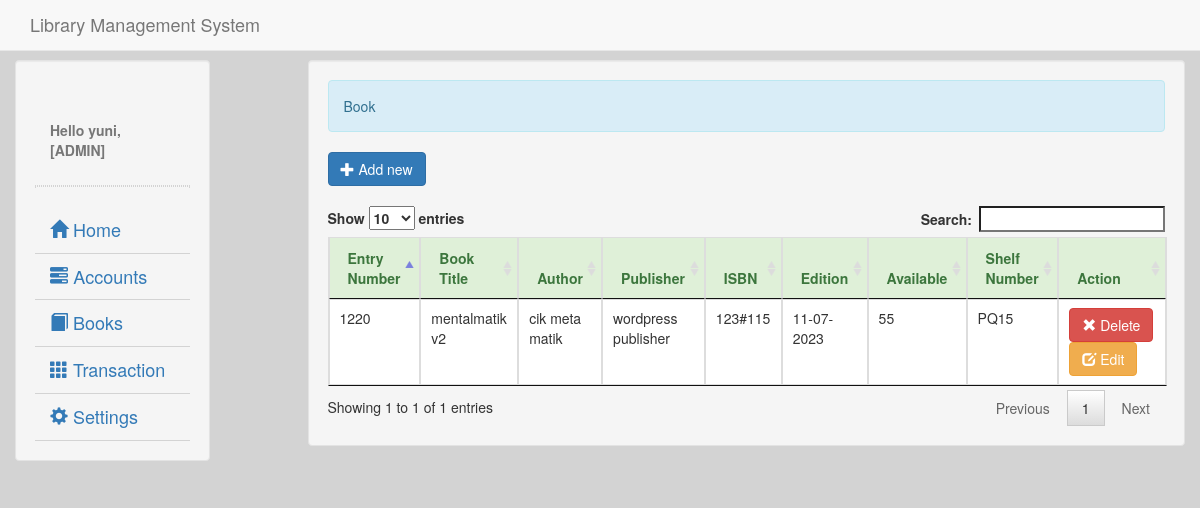
Page /book.php (signed in) on the committed database.
### tables this page shows
CREATE TABLE `book` (
  `book_id` int(11) NOT NULL,
  `entry_number` varchar(30) NOT NULL,
  `book_title` varchar(50) NOT NULL,
  `book_author` varchar(60) NOT NULL,
  `date_publish` varchar(25) NOT NULL,
  `book_publisher` varchar(100) NOT NULL,
  `book_isbn` varchar(50) NOT NULL,
  `book_shelf` varchar(50) NOT NULL,
  `qty` int(11) NOT NULL
);

### account.php (called while the page is built, shortened)
<?php
	require_once 'connect.php';
	$qadmin = $conn->query("SELECT * FROM `admin` WHERE `admin_id` = '$_SESSION[admin_id]'") or die(mysqli_error());
	$fadmin = $qadmin->fetch_array();
	$name = $fadmin['fullname'];
?>

### book.php (the view, shortened to what this page needs)
<!DOCTYPE html>
<?php
	require_once 'valid.php';
?>
<html lang = "eng">
	<head>
		<link rel = "stylesheet" type = "text/css" href = "css/bootstrap.css" />
		<link rel = "stylesheet" type = "text/css" href = "css/jquery.dataTables.css" />
	</head>
	<body style = "background-color:#d3d3d3;">
		<nav class = "navbar navbar-default navbar-fixed-top">
			<div class = "container-fluid">
				<div class = "navbar-header">
					<h4 class = "navbar-text navbar-right">Library Management System</h4>
				</div>
			</div>
		</nav>
		<div class = "container-fluid">
			<div class = "col-lg-2 well" style = "margin-top:60px;">
				<div class = "container-fluid" style = "word-wrap:break-word;">
					<br />
					<br />
					<label class = "text-muted"><?php require'account.php'; echo "Hello ".$name.", [ADMIN]";?></label>
				</div>
				<hr style = "border:1px dotted #d3d3d3;"/>
				<ul id = "menu" class = "nav menu">
					<li><a style = "font-size:18px; border-bottom:1px solid #d3d3d3;" href = "home.php"><i class = "glyphicon glyphicon-home"></i> Home</a></li>
					<li><a style = "font-size:18px; border-bottom:1px solid #d3d3d3;" href = ""><i class = "glyphicon glyphicon-tasks"></i> Accounts</a>
					</li>
					<li><a style = "font-size:18px; border-bottom:1px solid #d3d3d3;" href = "book.php"><i class = "glyphicon glyphicon-book"></i> Books</a></li>
					<li><a style = "font-size:18px; border-bottom:1px solid #d3d3d3;" href = ""><i class = "glyphicon glyphicon-th"></i> Transaction</a>
					</li>
					<li><a  style = "font-size:18px; border-bottom:1px solid #d3d3d3;" href = ""><i class = "glyphicon glyphicon-cog"></i> Settings</a>
					</li>
				</ul>
			</div>
			<div class = "col-lg-9 well" style = "margin-top:60px;">
				<div class = "alert alert-info">Book</div>
					<button id = "add_book" type = "button" class = "btn btn-primary"><span class = "glyphicon glyphicon-plus"></span> Add new</button>
					<br />
					<br />
					<div id = "book_table">
						<table id = "table" class = "table table-bordered">
							<thead class = "alert-success">
								<tr>
									<th>Entry Number</th>
									<th>Book Title</th>
									<th>Author</th>
									<th>Publisher</th>
									<th>ISBN</th>
									<th>Edition</th>
									<th>Available</th>
									<th>Shelf Number</th>
									<th>Action</th>
								</tr>
							</thead>
							<tbody>
								<?php
									$qbook = $conn->query("SELECT * FROM `book`") or die(mysqli_error());
									while($fbook = $qbook->fetch_array()){
								?>
								<tr>
									<td><?php echo $fbook['entry_number']?></td>
									<td><?php echo $fbook['book_title']?></td>
									<td><?php echo $fbook['book_author']?></td>
									<td><?php echo $fbook['book_publisher']?></td>
									<td><?php echo $fbook['book_isbn']?></td>
									<td><?php echo date("m-d-Y", strtotime($fbook['date_publish']))?></td>
									<td><?php echo $fbook['qty']?></td>
									<td><?php echo $fbook['book_shelf']?></td>
									<td><a class = "btn btn-danger delbook_id" value = "<?php echo $fbook['book_id']?>"><span class = "glyphicon glyphicon-remove"></span> Delete</a> <a value = "<?php echo $fbook['book_id']?>" class = "btn btn-warning ebook_id"><span class = "glyphicon glyphicon-edit"></span> Edit</a></td>
								</tr>
								<?php
									}
								?>
							</tbody>
						</table>
					</div>
			</div>
		</div>
		<br />
		<br />
		<br />
	</body>
</html>

### rows in the picture
book: entry_number "1220", book_title "mentalmatik v2", book_author "cik meta matik", book_publisher "wordpress publisher", book_isbn "123#115", date_publish "11-07-2023", qty "55", book_shelf "PQ15", $fbook['book_id'] 10 (drawn)

### other values in the picture
$name "yuni"
